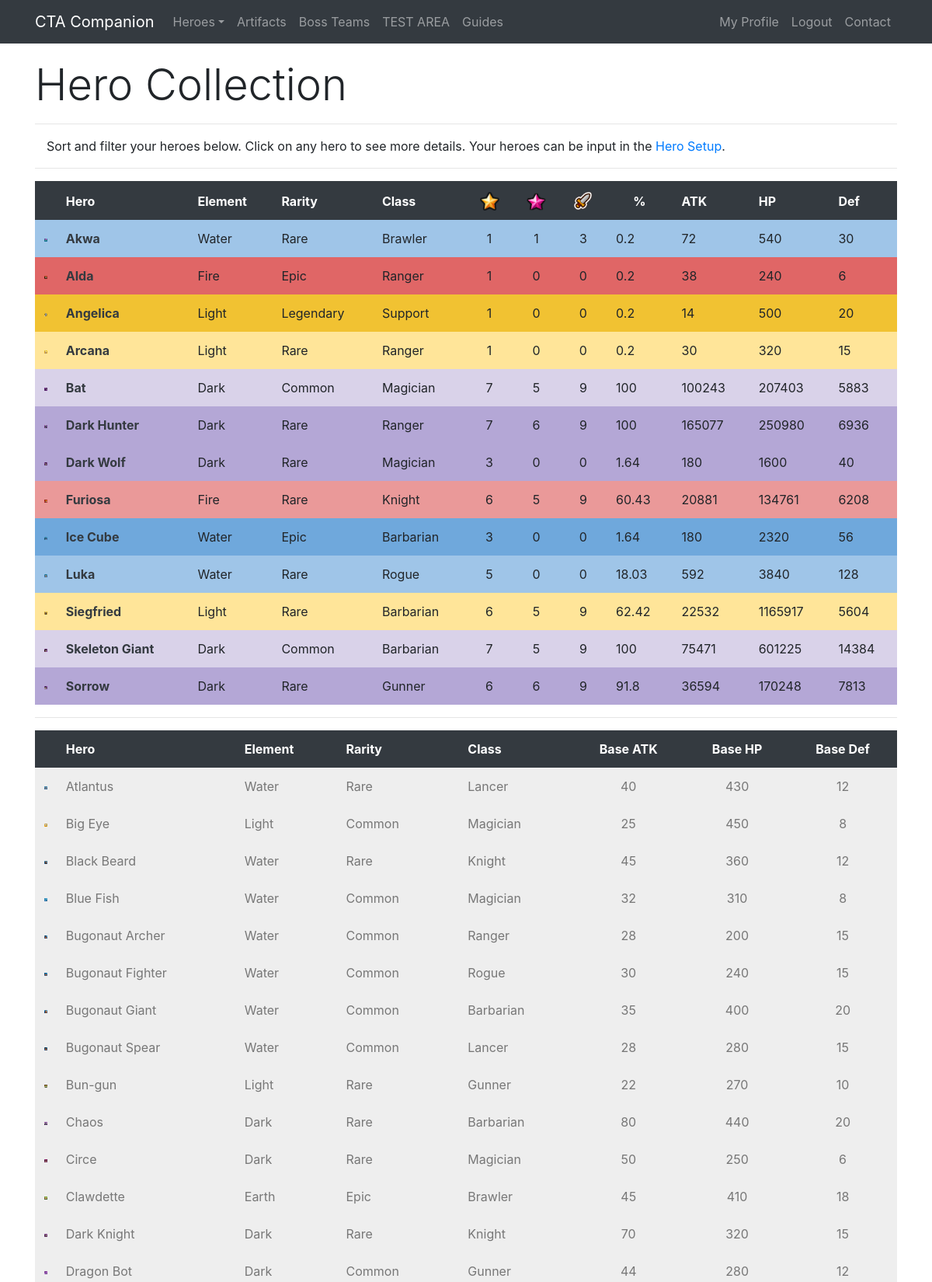
The app's page /collection/Cayumi (signed in, upper part) with its own data.
### app/models.py (models this page shows, shortened)
class Hero(db.Model):
    id = db.Column(db.Integer, primary_key=True)
    level = db.Column(db.Integer, index=True)
    awaken = db.Column(db.Integer, index=True)
    wpn = db.Column(db.Integer, index=True)
    medals = db.Column(db.Integer, index=True)
    runedAtk = db.Column(db.Integer, index=True)
    runedHp = db.Column(db.Integer, index=True)
    runedDef = db.Column(db.Integer, index=True)
    runedAps = db.Column(db.Integer, index=True)
    runedCrit = db.Column(db.Integer, index=True)
    runedCritDmg = db.Column(db.Integer, index=True)
    user_id = db.Column(db.Integer, db.ForeignKey('user.id'))
    base_id = db.Column(db.Integer, db.ForeignKey('base.id'))
    def atk(self):
        runedAttack = self.runedAtk
        base = self.baseStats.atk
        level = self.level
        awaken = self.awaken
        atk = int(base * (2 ** (level - 1)) * (1.5 ** awaken))
        runedAtk = atk + (atk * (runedAttack / 100))
        return int(runedAtk)
    def hp(self):
        runedHP = self.runedHp
        base = self.baseStats.hp
        level = self.level
        awaken = self.awaken
        hp = int(base * (2 ** (level - 1)) * (1.5 ** awaken))
        runedHP = hp + (hp * (runedHP / 100))
        return int(runedHP)
    def defense(self):
        runedDef = self.runedDef
        base = self.baseStats.defense
        level = self.level
        awaken = self.awaken
        defense = int(base * (2 ** (level - 1)) * (1.5 ** awaken))
        runedDef = defense + (defense * (runedDef / 100))
        return int(runedDef)
    def progress(self):
        level = self.level
        medals = self.medals
        if level == 0:
            accumulated = 0
            total = accumulated + medals
        elif level == 1:
            accumulated = 10
            total = accumulated + medals
        elif level == 2:
            accumulated = 30
            total = accumulated + medals
        elif level == 3:
            accumulated = 80
            total = accumulated + medals
        elif level == 4:
            accumulated = 280
            total = accumulated + medals
        elif level == 5:
            accumulated = 880
            total = accumulated + medals
        elif level == 6:
            accumulated = 2380
            total = accumulated + medals
        elif level == 7:
            accumulated = 4880
            total = accumulated + medals
        total = (total / 4880) * 100
        if total == 100:
            return int(total)
        return round(total, 2)

class Base(db.Model):
    id = db.Column(db.Integer, primary_key=True)
    name = db.Column(db.String(32), index=True, unique=True)
    nameSafe = db.Column(db.String(32), index=True, unique=True)
    job = db.Column(db.String(16), index=True)
    rarity = db.Column(db.String(16), index=True)
    element = db.Column(db.String(16), index=True)
    gender = db.Column(db.String(16), index=True)
    crusher = db.Column(db.Integer, index=True)
    fly = db.Column(db.Integer, index=True)
    blitz = db.Column(db.Integer, index=True)
    atk = db.Column(db.Integer, index=True)
    hp = db.Column(db.Integer, index=True)
    defense = db.Column(db.Integer, index=True)
    crit = db.Column(db.Integer, index=True)
    critDmg = db.Column(db.Integer, index=True)
    movespeed = db.Column(db.Integer, index=True)
    aps = db.Column(db.Integer, index=True)
    arange = db.Column(db.Integer, index=True)
    resistance = db.Column(db.Integer, index=True)
    frenzy = db.Column(db.Integer, index=True)
    dodge = db.Column(db.Integer, index=True)
    stun = db.Column(db.Integer, index=True)
    stunTime = db.Column(db.Integer, index=True)
    aoe = db.Column(db.Integer, index=True)
    ult = db.Column(db.Integer, index=True)
    kshp = db.Column(db.Integer, index=True)
    gold = db.Column(db.Integer, index=True)
    freeze = db.Column(db.Integer, index=True)
    freezeTime = db.Column(db.Integer, index=True)
    freezeDmg = db.Column(db.Integer, index=True)
    burn = db.Column(db.Integer, index=True)
    burnTime = db.Column(db.Integer, index=True)
    burnDmg = db.Column(db.Integer, index=True)
    poison = db.Column(db.Integer, index=True)
    poisonTime = db.Column(db.Integer, index=True)
    poisonDmg = db.Column(db.Integer, index=True)
    sp2 = db.Column(db.Integer, index=True)
    sp2num = db.Column(db.Integer, index=True)
    buffElement = db.Column(db.String(16), index=True)
    buffType = db.Column(db.Integer, index=True)
    buffStat = db.Column(db.String(16), index=True)
    buff = db.Column(db.Integer, index=True)
    heroes = db.relationship('Hero', backref='baseStats', lazy='dynamic')

### app/routes.py (the view)
@app.route('/collection/<username>')
@login_required
def collection(username):
    user = User.query.filter_by(username=username).first_or_404()
    heroes = Hero.query.filter_by(player=user)
    return render_template('collection.html', user=user, heroes=heroes, title='Hero Collection')

### app/models.py (called while the page is built)
@login.user_loader
def load_user(id):
    return User.query.get(int(id))

### app/templates/collection.html (shortened to what this page needs)
{% extends "base.html" %}
{% block content %}
 <div class="row pt-3">
    <div class="col-lg-12">
      <h1 class="display-4">Hero Collection</h1>
      <hr>
      <p class="instructions">Sort and filter your heroes below. Click on any hero to see more details. Your heroes can be input in the <a href="{{ url_for('heroSetup', username=current_user.username) }}">Hero Setup</a>.</p>
        <hr>
    </div>
 </div>
  <div class="row">
    <div class="col-lg-12">
<table id="ctac" class="table table-borderless" style="width:100%">
        <thead class="thead-dark">
            <tr>
                <th data-priority="1">&nbsp;</th>
                <th data-priority="2">Hero</th>
                <th data-priority="12">Element</th>
                <th data-priority="11">Rarity</th>
                <th data-priority="10">Class</th>
                <th data-priority="3" class="text-center"><img src="{{ url_for('static', filename='star.png') }}" width="25" alt="Star Level"></th>
                <th data-priority="4" class="text-center"><img src="{{ url_for('static', filename='awaken.png') }}" width="25" alt="Awaken"></th>
                <th data-priority="5" class="text-center"><img src="{{ url_for('static', filename='wpn.png') }}" width="25" alt="Weapon"></th>
                <th data-priority="6" class="text-center">%</th>
                <th data-priority="7">ATK</th>
                <th data-priority="8">HP</th>
                <th data-priority="9">Def</th>
            </tr>
        </thead>
        <tbody>
        {% for i in heroes %}
        {% if i.level > 0 %}
        <tr>
            <td class="{{i.baseStats.element}}{{i.baseStats.rarity}}" width="25"><img class="img-fluid" src="/static/{{i.baseStats.nameSafe}}.png" alt="{{i.baseStats.name}}"></td>
            <td class="{{i.baseStats.element}}{{i.baseStats.rarity}}"><b><a class="text-dark" href="{{ url_for('hero', heroid=i.id) }}">{{ i.baseStats.name }}</b></td>
            <td class="{{i.baseStats.element}}{{i.baseStats.rarity}}">{{ i.baseStats.element }}</td>
            <td class="{{i.baseStats.element}}{{i.baseStats.rarity}}">{{ i.baseStats.rarity }}</td>
            <td class="{{i.baseStats.element}}{{i.baseStats.rarity}}">{{ i.baseStats.job }}</td>
            <td class="text-center {{i.baseStats.element}}{{i.baseStats.rarity}}">{{ i.level }}</td>
            <td class="text-center {{i.baseStats.element}}{{i.baseStats.rarity}}">{{ i.awaken }}</td>
            <td class="text-center {{i.baseStats.element}}{{i.baseStats.rarity}}">{{ i.wpn }}</td>
            <td class="text center {{i.baseStats.element}}{{i.baseStats.rarity}}">{{ i.progress() }}</td>
            <td class="{{i.baseStats.element}}{{i.baseStats.rarity}}">{{ i.atk() }}</td>
            <td class="{{i.baseStats.element}}{{i.baseStats.rarity}}">{{ i.hp() }}</td>
            <td class="{{i.baseStats.element}}{{i.baseStats.rarity}}">{{ i.defense() }}</td>
        </tr>
        {% endif %}
        {% endfor %}
        </tbody>
</table>
        <hr>
<table id="ctac2" class="table table-borderless" style="width:100%">
        <thead class="thead-dark">
            <tr>
                <th>&nbsp;</th>
                <th>Hero</th>
                <th>Element</th>
                <th>Rarity</th>
                <th>Class</th>
                <th class="text-center">Base ATK</th>
                <th class="text-center">Base HP</th>
                <th class="text-center">Base Def</th>
            </tr>
        </thead>
        <tbody>
        {% for i in heroes %}
        {% if i.level == 0 %}
        <tr>
            <td class="uncollected" width="25"><img class="img-fluid" src="/static/{{i.baseStats.nameSafe}}.png" alt="{{i.baseStats.name}}"></td>
            <td class="uncollected">{{ i.baseStats.name }}</td>
            <td class="uncollected">{{ i.baseStats.element }}</td>
            <td class="uncollected">{{ i.baseStats.rarity }}</td>
            <td class="uncollected">{{ i.baseStats.job }}</td>
            <td class="uncollected text-center">{{ i.baseStats.atk }}</td>
            <td class="uncollected text-center">{{ i.baseStats.hp }}</td>
            <td class="uncollected text-center">{{ i.baseStats.defense }}</td>
        </tr>
        {% endif %}
        {% endfor %}
        </tbody>
</table>
    </div>
  </div>
{% endblock %}

### app/static/style.css (style rules this page uses)
.uncollected { color: #777777; background-color: #eeeeee; padding: 8px; }
.WaterRare { background-color: #9FC5E8; padding: 8px; }
.WaterEpic { background-color: #6FA8DC; padding: 8px; }
.FireRare { background-color: #EA9999; padding: 8px; }
.FireEpic { background-color: #E06666; padding: 8px; }
.LightRare { background-color: #FFE599; padding: 8px; }
.LightLegendary { background-color: #F1C232; padding: 8px; }
.DarkCommon { background-color: #D9D2E9; padding: 8px; }
.DarkRare { background-color: #B4A7D6; padding: 8px; }
.instructions { padding-left: 15px; }

### app/templates/base.html (style rules this page uses)
html { position: relative; min-height: 100%; }
body { margin-bottom: 40px; }

### records on screen
Hero: baseStats.nameSafe (picture), baseStats.name "Akwa", baseStats.element "Water", baseStats.rarity "Rare", baseStats.job "Brawler", level "1", awaken "1", wpn "3", progress "0.2", atk "72", hp "540", defense "30"
Hero: baseStats.nameSafe (picture), baseStats.name "Alda", baseStats.element "Fire", baseStats.rarity "Epic", baseStats.job "Ranger", level "1", awaken "0", wpn "0", progress "0.2", atk "38", hp "240", defense "6"
Hero: baseStats.nameSafe (picture), baseStats.name "Angelica", baseStats.element "Light", baseStats.rarity "Legendary", baseStats.job "Support", level "1", awaken "0", wpn "0", progress "0.2", atk "14", hp "500", defense "20"
Hero: baseStats.nameSafe (picture), baseStats.name "Arcana", baseStats.element "Light", baseStats.rarity "Rare", baseStats.job "Ranger", level "1", awaken "0", wpn "0", progress "0.2", atk "30", hp "320", defense "15"
Hero: shows a picture, baseStats.name "Bat", baseStats.element "Dark", baseStats.rarity "Common", baseStats.job "Magician", level "7", awaken "5", wpn "9", progress "100", atk "100243", hp "207403", defense "5883"
Hero: baseStats.nameSafe (picture), baseStats.name "Dark Hunter", baseStats.element "Dark", baseStats.rarity "Rare", baseStats.job "Ranger", level "7", awaken "6", wpn "9", progress "100", atk "165077", hp "250980", defense "6936"
Hero: baseStats.nameSafe (picture), baseStats.name "Dark Wolf", baseStats.element "Dark", baseStats.rarity "Rare", baseStats.job "Magician", level "3", awaken "0", wpn "0", progress "1.64", atk "180", hp "1600", defense "40"
Hero: baseStats.nameSafe (picture), baseStats.name "Furiosa", baseStats.element "Fire", baseStats.rarity "Rare", baseStats.job "Knight", level "6", awaken "5", wpn "9", progress "60.43", atk "20881", hp "134761", defense "6208"
Hero: baseStats.nameSafe (picture), baseStats.name "Ice Cube", baseStats.element "Water", baseStats.rarity "Epic", baseStats.job "Barbarian", level "3", awaken "0", wpn "0", progress "1.64", atk "180", hp "2320", defense "56"
Hero: baseStats.nameSafe (picture), baseStats.name "Luka", baseStats.element "Water", baseStats.rarity "Rare", baseStats.job "Rogue", level "5", awaken "0", wpn "0", progress "18.03", atk "592", hp "3840", defense "128"
Hero: baseStats.nameSafe (picture), baseStats.name "Siegfried", baseStats.element "Light", baseStats.rarity "Rare", baseStats.job "Barbarian", level "6", awaken "5", wpn "9", progress "62.42", atk "22532", hp "1165917", defense "5604"
Hero: baseStats.nameSafe (picture), baseStats.name "Skeleton Giant", baseStats.element "Dark", baseStats.rarity "Common", baseStats.job "Barbarian", level "7", awaken "5", wpn "9", progress "100", atk "75471", hp "601225", defense "14384"
Hero: baseStats.nameSafe (picture), baseStats.name "Sorrow", baseStats.element "Dark", baseStats.rarity "Rare", baseStats.job "Gunner", level "6", awaken "6", wpn "9", progress "91.8", atk "36594", hp "170248", defense "7813"
Hero: baseStats.nameSafe (picture), baseStats.name "Atlantus", baseStats.element "Water", baseStats.rarity "Rare", baseStats.job "Lancer", baseStats.atk "40", baseStats.hp "430", baseStats.defense "12"
Hero: baseStats.nameSafe (picture), baseStats.name "Big Eye", baseStats.element "Light", baseStats.rarity "Common", baseStats.job "Magician", baseStats.atk "25", baseStats.hp "450", baseStats.defense "8"
Hero: baseStats.nameSafe (picture), baseStats.name "Black Beard", baseStats.element "Water", baseStats.rarity "Rare", baseStats.job "Knight", baseStats.atk "45", baseStats.hp "360", baseStats.defense "12"
Hero: baseStats.nameSafe (picture), baseStats.name "Blue Fish", baseStats.element "Water", baseStats.rarity "Common", baseStats.job "Magician", baseStats.atk "32", baseStats.hp "310", baseStats.defense "8"
Hero: baseStats.nameSafe (picture), baseStats.name "Bugonaut Archer", baseStats.element "Water", baseStats.rarity "Common", baseStats.job "Ranger", baseStats.atk "28", baseStats.hp "200", baseStats.defense "15"
Hero: baseStats.nameSafe (picture), baseStats.name "Bugonaut Fighter", baseStats.element "Water", baseStats.rarity "Common", baseStats.job "Rogue", baseStats.atk "30", baseStats.hp "240", baseStats.defense "15"
Hero: baseStats.nameSafe (picture), baseStats.name "Bugonaut Giant", baseStats.element "Water", baseStats.rarity "Common", baseStats.job "Barbarian", baseStats.atk "35", baseStats.hp "400", baseStats.defense "20"
Hero: baseStats.nameSafe (picture), baseStats.name "Bugonaut Spear", baseStats.element "Water", baseStats.rarity "Common", baseStats.job "Lancer", baseStats.atk "28", baseStats.hp "280", baseStats.defense "15"
Hero: baseStats.nameSafe (picture), baseStats.name "Bun-gun", baseStats.element "Light", baseStats.rarity "Rare", baseStats.job "Gunner", baseStats.atk "22", baseStats.hp "270", baseStats.defense "10"
Hero: baseStats.nameSafe (picture), baseStats.name "Chaos", baseStats.element "Dark", baseStats.rarity "Rare", baseStats.job "Barbarian", baseStats.atk "80", baseStats.hp "440", baseStats.defense "20"
Hero: baseStats.nameSafe (picture), baseStats.name "Circe", baseStats.element "Dark", baseStats.rarity "Rare", baseStats.job "Magician", baseStats.atk "50", baseStats.hp "250", baseStats.defense "6"
Hero: baseStats.nameSafe (picture), baseStats.name "Clawdette", baseStats.element "Earth", baseStats.rarity "Epic", baseStats.job "Brawler", baseStats.atk "45", baseStats.hp "410", baseStats.defense "18"
Hero: baseStats.nameSafe (picture), baseStats.name "Dark Knight", baseStats.element "Dark", baseStats.rarity "Rare", baseStats.job "Knight", baseStats.atk "70", baseStats.hp "320", baseStats.defense "15"
Hero: baseStats.nameSafe (picture), baseStats.name "Dragon Bot", baseStats.element "Dark", baseStats.rarity "Common", baseStats.job "Gunner", baseStats.atk "44", baseStats.hp "280", baseStats.defense "12"
